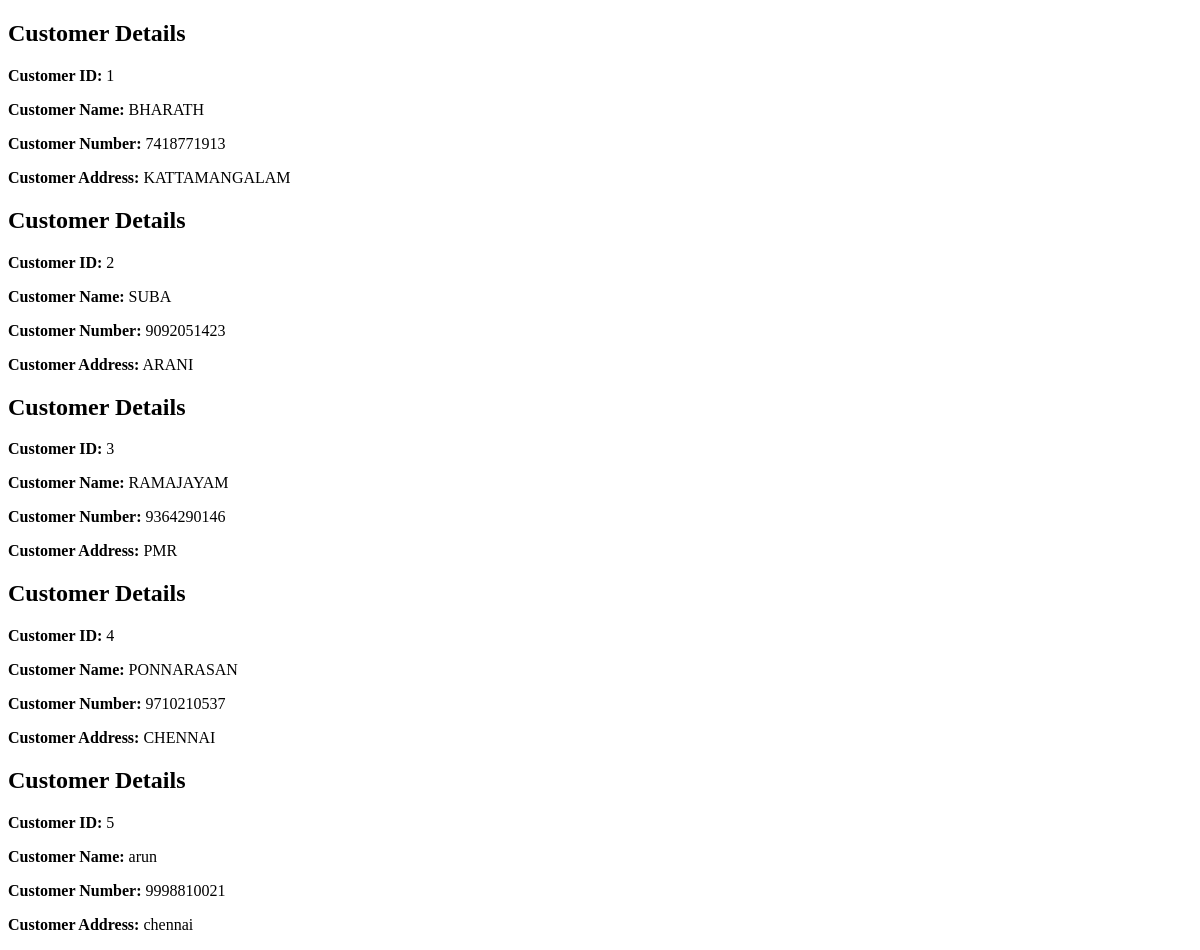
/customer_page (signed in), run on an earlier commit of the app's database.
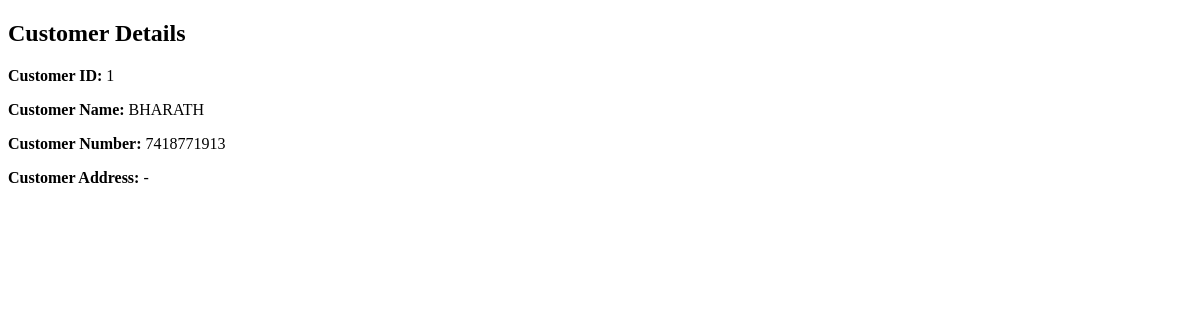
And on a later commit of the database.
### app.py (models this page shows)
class Customer(db.Model) :
    id = db.Column(db.Integer,primary_key=True)
    customer_name = db.Column(db.String(100))
    customer_phone_number = db.Column(db.String(10))
    customer_address = db.Column(db.String(200))
    __tablename__ = 'customer'

### app.py (the view)
@app.route('/customer_page')
@login_required
def customer_page():
    customers = Customer.query.all()
    return render_template('customer_page.html', customers=customers)

### app.py (called while the page is built)
@login_manager.user_loader
def load_user(user_id):
    uid = int(user_id)
    user = User.query.get(uid)
    if user:
        return user
    shop_dealer = ShopDealer.query.get(uid)
    if shop_dealer:
        return shop_dealer
    return None

### templates/customer_page.html (shortened to what this page needs)
<!DOCTYPE html>
<html lang="en">
<head>
</head>
<body>
    {% for customer in customers %}
        <h2>Customer Details</h2>
        <p><strong>Customer ID:</strong> {{ customer.id }}</p>
        <p><strong>Customer Name:</strong> {{ customer.customer_name }}</p>
        <p><strong>Customer Number:</strong> {{ customer.customer_phone_number }}</p>
        <p><strong>Customer Address:</strong> {{ customer.customer_address }}</p>
    {% endfor %}
</body>
</html>

What changed in the data, as far as the page shows it:
removed Customer: id "2", customer_name "SUBA", customer_phone_number "9092051423", customer_address "ARANI"
removed Customer: id "3", customer_name "RAMAJAYAM", customer_phone_number "9364290146", customer_address "PMR"
removed Customer: id "4", customer_name "PONNARASAN", customer_phone_number "9710210537", customer_address "CHENNAI"
removed Customer: id "5", customer_name "arun", customer_phone_number "9998810021", customer_address "chennai"
changed Customer "BHARATH": customer_address "KATTAMANGALAM" → "-"
